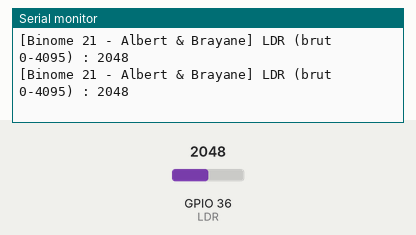
This program was run on a simulated ESP32. Parts: the last lines printed to the serial monitor. The inputs (shaded band) are chosen by the test bench; at power-on: GPIO 36 (LDR) = 2048.

Above: at 1.8 s.
1.9 s: GPIO 36 (LDR) set to 2866
At 2.8 s:
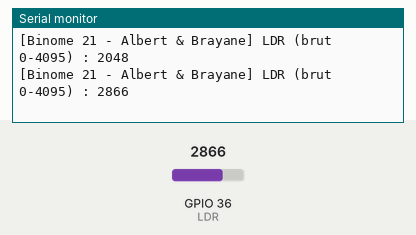
3.4 s: GPIO 36 (LDR) set to 3603
At 4.7 s:
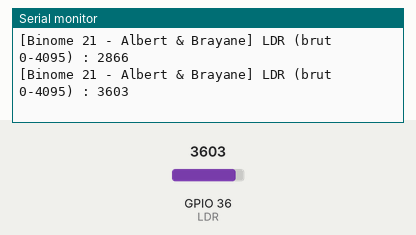
Timing chart, 0 to 6.4 s (numbered marks = the images above; inputs shaded):
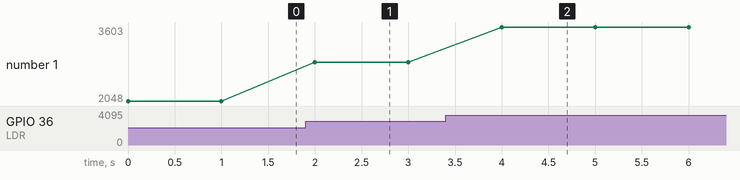

Measured:
- after the input at 1.9 s, the serial monitor: prints a new line after 0.10 s (image 1)
- after the input at 3.4 s, the serial monitor: prints a new line after 0.60 s (image 2)
- plotted number 1: 2048 → 2866 after the input at 1.9 s, 2866 → 3603 after the input at 3.4 s

The program:

main.cpp
```cpp
// ============================================================================
// [1.5.2] ADC - Programme 1 : lecture BRUTE de la LDR (0 a 4095), toutes les 1 s
// Binome 21 - Albert & Brayane
//
// Montage - pont diviseur :
//   3V3 ---[ LDR ]---+---[ R_fixe 10k ]--- GND
//                    |
//                    +--> GPIO36  (VP / A0 / ADC1_CH0)
//
// Plus de lumiere -> R_LDR diminue -> tension du noeud monte -> valeur ADC plus grande.
// GPIO36 = ADC1 : utilisable meme avec le Wi-Fi (ADC2 est bloque par le Wi-Fi).
// ============================================================================
#include <Arduino.h>

const char* PREFIX = "[Binome 21 - Albert & Brayane]";
const int LDR = 36;              // GPIO36 = VP = ADC1_CH0 (broche entree-seule)

void setup() {
  Serial.begin(115200);
  // Reglages par defaut sur ESP32 (laisses explicites pour le rapport) :
  // analogReadResolution(12);         // 12 bits -> plage 0..4095
  // analogSetAttenuation(ADC_11db);   // pleine echelle ~3.3 V (defaut Arduino-ESP32)
}

void loop() {
  int brut = analogRead(LDR);          // conversion analogique -> numerique (0..4095)

  Serial.print(PREFIX);
  Serial.print(" LDR (brut 0-4095) : ");
  Serial.println(brut);

  delay(1000);                         // une mesure par seconde
}
```
